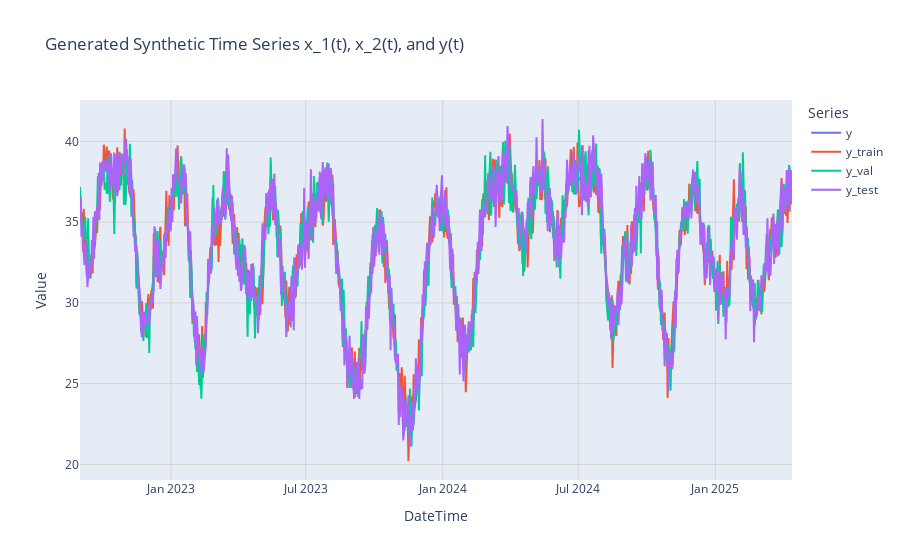

Source (notebook cell):
### Code cell
# --- Visualization using Plotly  ---
fig = make_subplots(rows=1, cols=1, shared_xaxes=True)

columns = ['y', 'y_train', 'y_val', 'y_test']
columns_name = ['y', 'y_train', 'y_val', 'y_test']

for i in range(len(columns)):
    fig.add_trace(go.Scatter(x=df.index, y=df[columns[i]], mode='lines', name=columns_name[i]))

fig.update_layout(
    title='Generated Synthetic Time Series x_1(t), x_2(t), and y(t)',
    xaxis_title='DateTime',
    yaxis_title='Value',
    legend_title='Series',
    hovermode="x unified"
)
fig.update_xaxes(showgrid=True, gridwidth=1, gridcolor='LightGrey')
fig.update_yaxes(showgrid=True, gridwidth=1, gridcolor='LightGrey')

fig.show()

### Figure 1 — Plotly figure (JSON) as saved in the notebook; plotly's stock layout.template omitted (floating-point values rounded to 4 significant figures; data arrays with more than 128 entries replaced by an {"elided": "..."} marker saying what was removed)
{"data": [{"mode": "lines", "name": "y", "type": "scatter", "x": {"elided": "957 str values"}, "y": {"elided": "957 float values"}}, {"mode": "lines", "name": "y_train", "type": "scatter", "x": {"elided": "957 str values"}, "y": {"elided": "957 float values"}}, {"mode": "lines", "name": "y_val", "type": "scatter", "x": {"elided": "957 str values"}, "y": {"elided": "957 float values"}}, {"mode": "lines", "name": "y_test", "type": "scatter", "x": {"elided": "957 str values"}, "y": {"elided": "957 float values"}}], "layout": {"hovermode": "x unified", "legend": {"title": {"text": "Series"}}, "title": {"text": "Generated Synthetic Time Series x_1(t), x_2(t), and y(t)"}, "xaxis": {"anchor": "y", "domain": [0, 1], "gridcolor": "LightGrey", "gridwidth": 1, "showgrid": true, "title": {"text": "DateTime"}}, "yaxis": {"anchor": "x", "domain": [0, 1], "gridcolor": "LightGrey", "gridwidth": 1, "showgrid": true, "title": {"text": "Value"}}}}
